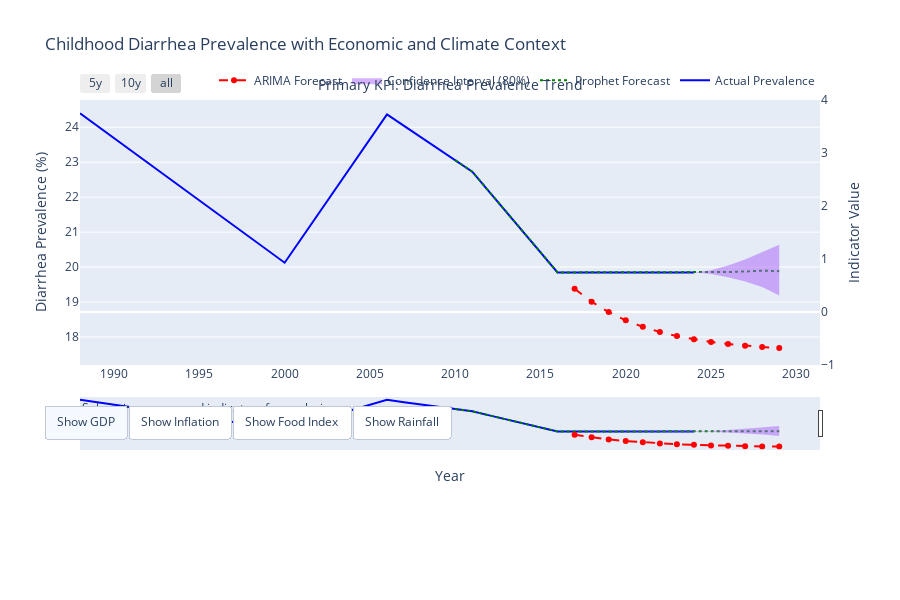

The notebook cell saved with this chart:
### Markdown cell above
SECTION 6: INTERACTIVE DASHBOARD

### Code cell
# Create an interactive dashboard with Z-pattern layout
# Reflective Write-up (from markdown):
# - Real-world Applications:
#   1. Resource Allocation: Time vaccine campaigns, pre-position ORS supplies
#   2. Policy Making: Link social protection to inflation, adjust health budgets
#   3. Early Warning: Trigger responses for high prevalence, monitor food price spikes
def create_dashboard():
    """Create an interactive Plotly dashboard for diarrhea prevalence analysis."""
    fig = go.Figure()
    
    # Main time series plot
    fig.add_trace(go.Scatter(
        x=diarrhea_series.index,
        y=diarrhea_series,
        name='Actual Prevalence',
        line=dict(color='blue')
    ))
    
    # Prophet forecast with confidence intervals
    if not prophet_forecast.empty:
        fig.add_trace(go.Scatter(
            x=prophet_forecast['ds'],
            y=prophet_forecast['yhat'],
            name='Prophet Forecast',
            line=dict(color='green', dash='dot')
        ))
        fig.add_trace(go.Scatter(
            x=prophet_forecast['ds'],
            y=prophet_forecast['yhat_upper'],
            fill=None,
            mode='lines',
            line=dict(width=0),
            showlegend=False
        ))
        fig.add_trace(go.Scatter(
            x=prophet_forecast['ds'],
            y=prophet_forecast['yhat_lower'],
            fill='tonexty',
            mode='lines',
            line=dict(width=0),
            name='Confidence Interval (80%)'
            # Reflective Write-up: Wider intervals indicate greater uncertainty
        ))
    
    # ARIMA forecast
    if not arima_values.empty:
        fig.add_trace(go.Scatter(
            x=arima_values.index,
            y=arima_values,
            name='ARIMA Forecast',
            line=dict(color='red', dash='dash')
        ))
    
    # Economic and climate indicators as bar charts
    for indicator in regressor_cols:
        if indicator in combined_data.columns:
            fig.add_trace(go.Bar(
                x=combined_data.index,
                y=combined_data[indicator],
                name=indicator,
                visible=False,
                yaxis='y2'
            ))
    
    # Enhanced Z-pattern layout
    fig.update_layout(
        title='Childhood Diarrhea Prevalence with Economic and Climate Context',
        xaxis_title='Year',
        yaxis_title='Diarrhea Prevalence (%)',
        yaxis2=dict(
            title='Indicator Value',
            overlaying='y',
            side='right',
            showgrid=False
        ),
        hovermode='x unified',
        xaxis=dict(
            rangeselector=dict(
                buttons=list([
                    dict(count=5, label="5y", step="year", stepmode="backward"),
                    dict(count=10, label="10y", step="year", stepmode="backward"),
                    dict(step="all")
                ])
            ),
            rangeslider=dict(visible=True),
            type="date"
        ),
        legend=dict(
            orientation="h",
            yanchor="bottom",
            y=1.02,
            xanchor="right",
            x=1
        ),
        annotations=[
            dict(
                x=0.5,
                y=1.1,
                xref="paper",
                yref="paper",
                text="Primary KPI: Diarrhea Prevalence Trend",
                showarrow=False,
                font=dict(size=14)
            ),
            dict(
                x=0.0,
                y=-0.2,
                xref="paper",
                yref="paper",
                text="Select time range and indicators for analysis",
                showarrow=False,
                font=dict(size=12)
            )
        ],
        updatemenus=[
            dict(
                type="buttons",
                direction="right",
                x=0.5,
                y=-0.15,
                showactive=True,
                buttons=[
                    dict(label="Show GDP",
                         method="update",
                         args=[{
                             "visible": [True, True, True, True, True] + [True if col == 'GDP Growth' else False for col in regressor_cols],
                             "yaxis2.title": "GDP Growth (%)"
                         }]),
                    dict(label="Show Inflation",
                         method="update",
                         args=[{
                             "visible": [True, True, True, True, True] + [True if col == 'Inflation' else False for col in regressor_cols],
                             "yaxis2.title": "Inflation Rate (%)"
                         }]),
                    dict(label="Show Food Index",
                         method="update",
                         args=[{
                             "visible": [True, True, True, True, True] + [True if col == 'Food Production Index' else False for col in regressor_cols],
                             "yaxis2.title": "Food Production Index"
                         }]),
                    dict(label="Show Rainfall",
                         method="update",
                         args=[{
                             "visible": [True, True, True, True, True] + [True if col == 'Rainfall' else False for col in regressor_cols],
                             "yaxis2.title": "Rainfall (mm)"
                         }])
                ]
            )
        ],
        height=600,
        margin=dict(t=100, b=150)
    )
    
    return fig

# Create and display dashboard
print("\nCreating interactive dashboard...")
dashboard = create_dashboard()
dashboard.show()
